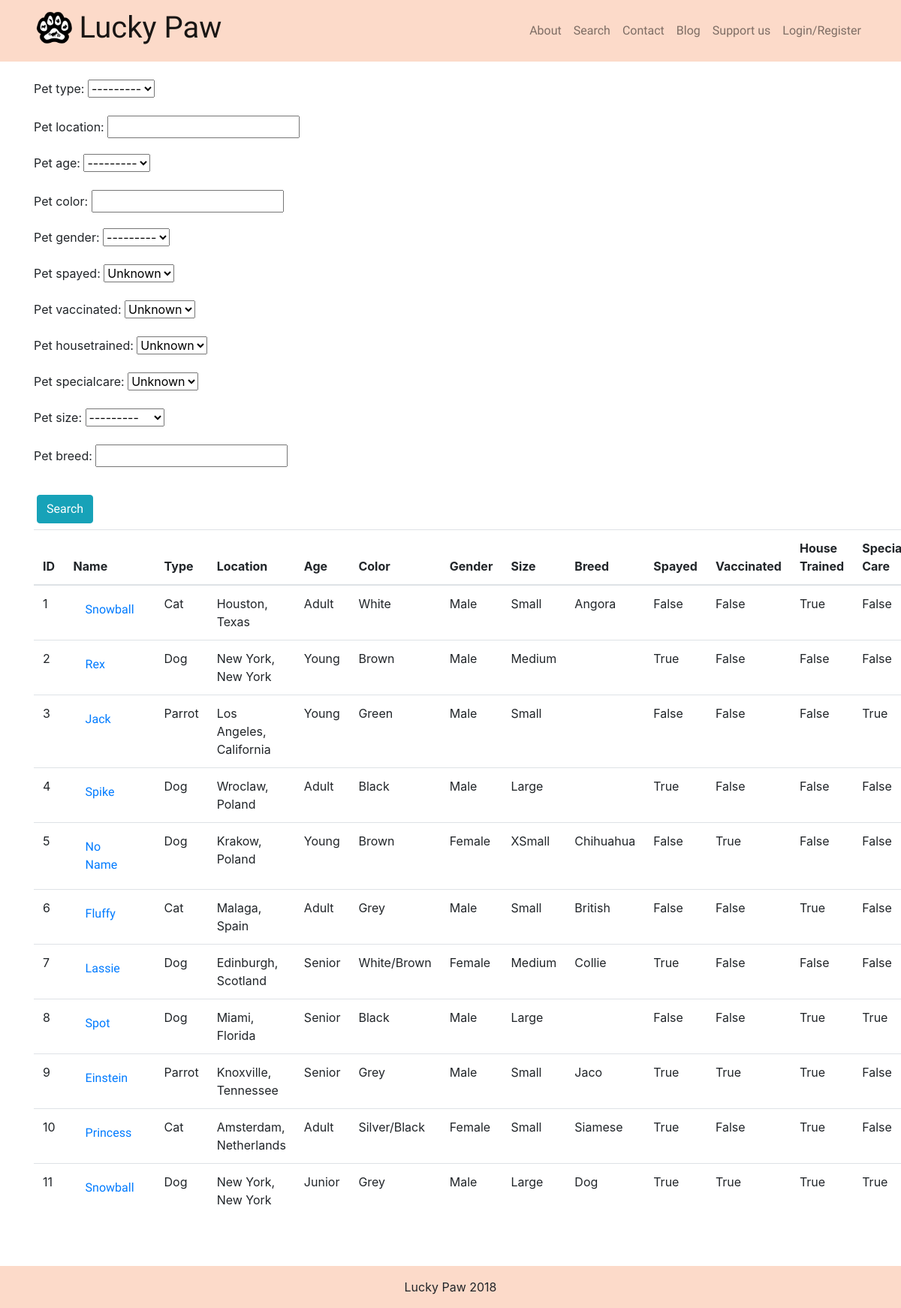
The page /search/ on the database as committed earlier.
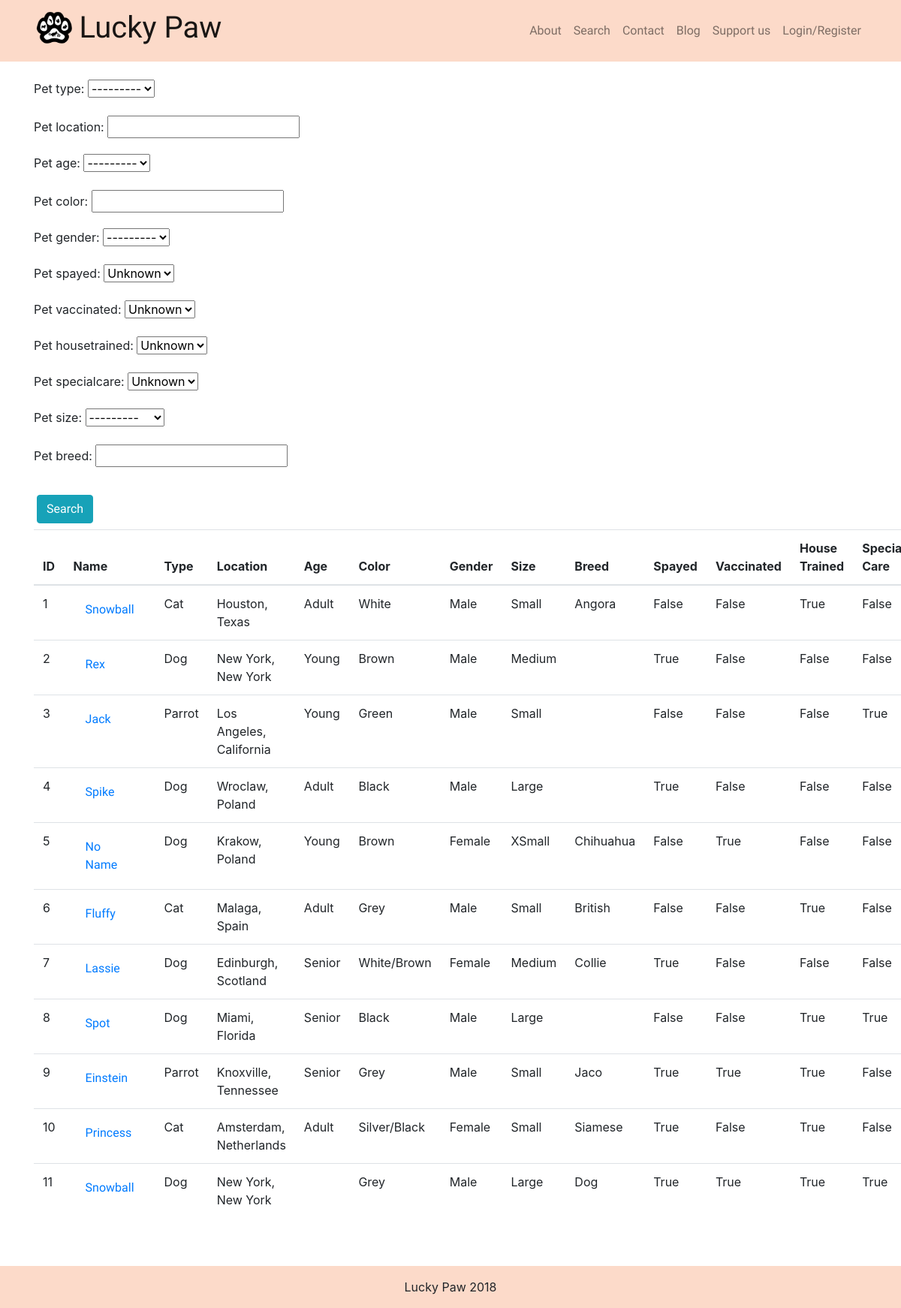
The same page on the database as committed later.
### app/models.py (models this page shows, shortened)
class Pet(models.Model):
    pet_id = models.AutoField(primary_key=True)
    pet_name = models.CharField(max_length=50, default ='No Name', blank=False)
    pet_type_choice = (('Cat','Cat'),('Dog','Dog'),('Parrot','Parrot'))
    pet_type = models.CharField(max_length=50, choices=pet_type_choice, blank=True)
    pet_location = models.CharField(max_length=50, default='', blank=True)
    pet_age_choice = (('Young','Young'),('Adult','Adult'),('Senior','Senior'))
    pet_age = models.CharField(max_length=50, choices=pet_age_choice, blank=True)
    pet_color = models.CharField(max_length=50, default='', blank=True)
    pet_gender_choice = (('Male','Male'),('Female','Female'))
    pet_gender = models.CharField(max_length=50, choices=pet_gender_choice, blank=True)
    pet_size_choice = (('Very Small','Very Small'), ('Small','Small'),('Medium','Medium'),('Large','Large'),('Very Large','Very Large'))
    pet_size = models.CharField(max_length=50, choices=pet_size_choice, blank=True)
    pet_breed = models.CharField(max_length=50, default='', blank=True)
    pet_photo = models.ImageField(upload_to='pet_images', default='pet_images/default_photo.jpg')
    pet_description = models.CharField(max_length=500, default='', blank=True)
    pet_gallery = models.OneToOneField(Gallery, related_name='pet_gallery', on_delete=models.SET_NULL, blank=True, null=True)
    pet_spayed = models.BooleanField()
    pet_vaccinated = models.BooleanField()
    pet_housetrained = models.BooleanField()
    pet_specialcare = models.BooleanField()
    pet_supervisor = models.ForeignKey(Supervisor, on_delete=models.SET_NULL, blank=True, null=True)

### app/views.py (the view)
# urls.py: path('search/', views.search, name='search'),
def search(request):
    pet_list = models.Pet.objects.all()
    pet_filter = PetFilter(request.GET, queryset=pet_list)
    return render(request, 'app/pet_list.html', {'filter': pet_filter})

### app/templates/app/pet_list.html
{% extends 'app/base.html' %}
{% block content %}
  <form method="get">
    <div class="form-group d-inline-block">
    {{ filter.form.as_p }}
    </div>
    <button class="ml-1 btn btn-info d-block" type="submit">Search</button>
  </form>
  <table class="table table-stripped mt-2">
      <thead>
          <th>ID</th>
          <th>Name</th>
          <th>Type</th>
          <th>Location</th>
          <th>Age</th>
          <th>Color</th>
          <th>Gender</th>
          <th>Size</th>
          <th>Breed</th>
          <th>Spayed</th>
          <th>Vaccinated</th>
          <th>House Trained</th>
          <th>Special Care</th>
      </thead>
      <tbody>
          {% for pet in filter.qs %}
            <tr>
              <td>{{ pet.pet_id }}</td>
              <td><a class="nav-link" href="{% url 'pet_profile' pet_id=pet.pet_id %}">{{ pet.pet_name }}</a></td>
              <td>{{ pet.pet_type }}</td>
              <td>{{ pet.pet_location }}</td>
              <td>{{ pet.pet_age }}</td>
              <td>{{ pet.pet_color }}</td>
              <td>{{ pet.pet_gender }}</td>
              <td>{{ pet.pet_size }}</td>
              <td>{{ pet.pet_breed }}</td>
              <td>{{ pet.pet_spayed }}</td>
              <td>{{ pet.pet_vaccinated }}</td>
              <td>{{ pet.pet_housetrained }}</td>
              <td>{{ pet.pet_specialcare }}</td>
            </tr>
          {% endfor %}
      </tbody>
  </table>
{% endblock %}

### app/templates/app/base.html (shortened to what this page needs)
{% load staticfiles %}
<!DOCTYPE HTML>
<html lang="en-US">
<head>
  <link rel="stylesheet" href="https://maxcdn.bootstrapcdn.com/font-awesome/4.7.0/css/font-awesome.min.css">
  <link rel="stylesheet" href="{% static 'lib/bootstrap/css/bootstrap.min.css' %}">
  <link rel="stylesheet" href="{% static 'lib/bootstrap/css/bootstrap-social.css' %}">
  <link rel="stylesheet" href="{% static 'css/base.css' %}">
</head>
<body>
  <header>
    <nav id="mainNav" class="navbar navbar-expand-lg navbar-light">
      <div class="container">
        <a class="navbar-brand" href="{% url "index" %}">
          <img style="width: auto; height: 48px;" class="d-inline-block align-top" src="{% static 'images/logo.png' %}">
          <h1 class="d-inline-block align-top"> Lucky Paw</h1>
        </a>
        <div class="collapse navbar-collapse" id="navbarResponsive">
          <ul class="navbar-nav ml-auto">
            <li class="nav-item">
              <a class="nav-link" href="{% url "about" %}">About</a>
            </li>
            <li class="nav-item">
                <a class="nav-link" href="{% url "search" %}">Search</a>
              </li>
            <li class="nav-item">
              <a class="nav-link" href="{% url "contact" %}">Contact</a>
            </li>
            <li class="nav-item">
              <a class="nav-link" href="{% url "blog" %}">Blog</a>
            </li>
            <li class="nav-item">
              <a class="nav-link" href="{% url "support" %}">Support us</a>
            </li>
            {% if request.user.is_authenticated %}
              <li class="nav-item">
                <a class="nav-link" href="{% url 'user_profile' username=request.user.username %}">Profile({{ user.username }})</a>
              </li>
              <li class="nav-item">
                <a class="nav-link" href="{% url "logout" %}">Logout</a>
              </li>
            {% else %}
              <a class="nav-link" id="loginModalButton" data-url="{% url "login" %}" href="#login">Login/Register</a>
            {% endif %}
          </ul>
        </div>
      </div>
    </nav>
  </header>
  <main class="container my-4">
    {% block content %}
    {% endblock content %}
  </main>
  <div class="py-5"></div>
  <footer class="py-3">
    <div class="container">
      <p class="m-0 text-center">Lucky Paw 2018</p>
    </div>
  </footer>
</body>
</html>

### app/static/css/base.css (style rules this page uses)
h1, h2, h3, h4, h5, h6, a, button { font-family: 'Handlee', cursive; }
nav, footer { background-color: #fcdac9; }
html { position: relative; min-height: 100%; }
footer { position: absolute; bottom: 0; width: 100%; }

Rows that differ between the two databases and show on the page:
changed Pet id 11: pet_age "Junior" → (not shown)
